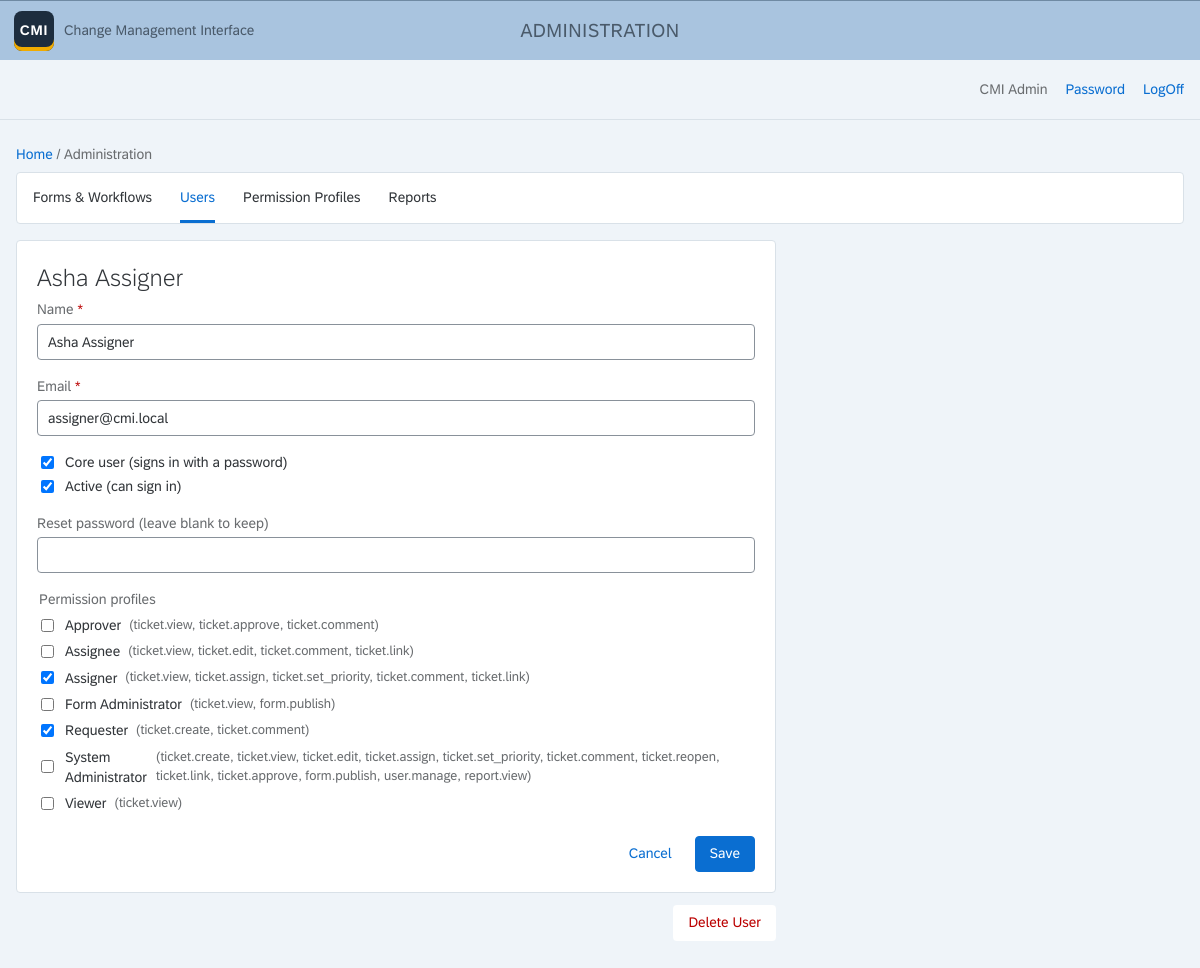
The app's page /admin/users/2 (signed in) with its own data.
### models.py (models this page shows)
class User(db.Model):
    id = db.Column(db.Integer, primary_key=True)
    email = db.Column(db.String(255), unique=True, nullable=False)
    name = db.Column(db.String(120), nullable=False)
    is_core = db.Column(db.Boolean, default=False, nullable=False)
    password_hash = db.Column(db.String(255))
    active = db.Column(db.Boolean, default=True, nullable=False)
    failed_logins = db.Column(db.Integer, default=0, nullable=False)
    locked_until = db.Column(db.DateTime)
    created_at = db.Column(db.DateTime, default=utcnow, nullable=False)
    deleted_at = db.Column(db.DateTime)  # soft delete: hidden everywhere; restore by clearing it (and setting active) in the DB
    profiles = db.relationship("PermissionProfile", secondary="user_profile", back_populates="users")
    @classmethod
    def live(cls):
        return cls.query.filter(cls.deleted_at.is_(None))
    def can(self, perm):
        return any(perm in p.permissions for p in self.profiles)

class PermissionProfile(db.Model):
    id = db.Column(db.Integer, primary_key=True)
    name = db.Column(db.String(80), unique=True, nullable=False)
    permissions = db.Column(db.JSON, default=list, nullable=False)
    users = db.relationship("User", secondary="user_profile", back_populates="profiles")

### admin.py (the view, shortened to what this page needs)
@bp.route("/users/new", methods=["GET", "POST"])
@bp.route("/users/<int:uid>", methods=["GET", "POST"])
def user_edit(uid=None):
    need("user.manage")
    u = User.live().filter_by(id=uid).first_or_404() if uid else User(is_core=True, active=True)
    profiles = PermissionProfile.query.order_by(PermissionProfile.name).all()
    return render_template("admin_user_edit.html", u=u, profiles=profiles)

### app.py (called while the page is built)
@app.before_request
def guard():
    if request.method == "POST":
        token = session.get("_csrf")
        if not token or not secrets.compare_digest(request.form.get("_csrf", ""), token):
            abort(400, "Form expired. Reload the page and try again.")
    g.user = db.session.get(User, session["uid"]) if "uid" in session else None
    if g.user and not g.user.active:
        session.clear()
        g.user = None
    if not g.user and request.endpoint not in PUBLIC_ENDPOINTS:
        return redirect(url_for("login"))

@app.after_request
def security_headers(resp):
    resp.headers.setdefault("Content-Security-Policy", "default-src 'self'; style-src 'self' 'unsafe-inline'; "
                            "img-src 'self' data:; frame-ancestors 'none'; form-action 'self'")
    resp.headers.setdefault("X-Content-Type-Options", "nosniff")
    resp.headers.setdefault("Referrer-Policy", "same-origin")
    return resp

@app.context_processor
def template_globals():
    if "_csrf" not in session:
        session["_csrf"] = secrets.token_urlsafe(32)
    return dict(csrf=session["_csrf"])

### core.py (called while the page is built)
def need(perm):
    if not g.user.can(perm):
        abort(403)

### templates/admin_user_edit.html (shortened to what this page needs)
{% extends "base.html" %}
{% block shell %}Administration{% endblock %}
{% block body %}
<main class="page">
  {% include "_admin_nav.html" %}
  <form class="panel pad narrow" method="post">
    <h1 class="title">{{ u.name if u.id else 'New Core User' }}</h1>
    <div class="field"><label for="name" class="req">Name</label><input id="name" name="name" value="{{ u.name or '' }}" maxlength="120" required></div>
    <div class="field"><label for="email" class="req">Email</label>
      <input id="email" name="email" type="email" value="{{ u.email or '' }}" {% if u.id %}disabled{% else %}required{% endif %}></div>
    <div class="field">
      <label class="check"><input type="checkbox" name="is_core" {% if u.is_core %}checked{% endif %}> Core user (signs in with a password)</label>
      {% if u.id %}<label class="check"><input type="checkbox" name="active" {% if u.active %}checked{% endif %}> Active (can sign in)</label>{% endif %}
    </div>
    <div class="field"><label for="password">{{ 'Reset password' if u.id else 'Password' }} (leave blank to {{ 'keep' if u.password_hash else 'generate one' }})</label>
      <input id="password" name="password" type="password" minlength="10" autocomplete="new-password"></div>
    <fieldset class="field">
      <legend>Permission profiles</legend>
      {% for p in profiles %}
      <label class="check"><input type="checkbox" name="profiles" value="{{ p.id }}" {% if p in u.profiles %}checked{% endif %}>
        {{ p.name }} <span class="muted small">({{ p.permissions|join(', ') or 'no permissions' }})</span></label>
      {% endfor %}
    </fieldset>
    <div class="actions">
      <a class="btn transparent" href="{{ url_for('admin.users') }}">Cancel</a>
      <button class="btn emph" type="submit">Save</button>
    </div>
  </form>
  {% if u.id and u.id != g.user.id %}
  <form class="narrow spaced actions" method="post" action="{{ url_for('admin.user_delete', uid=u.id) }}"
        data-confirm="Delete {{ u.name }}? They can no longer sign in and disappear from CMI; their past activity stays.">
    <button class="btn transparent reject" type="submit">Delete User</button>
  </form>
  {% endif %}
</main>
{% endblock %}

### templates/base.html (shortened to what this page needs)
<!doctype html>
<html lang="en">
<head>
<link rel="stylesheet" href="{{ url_for('static', filename='fiori.css') }}">
</head>
<body>
<header class="shell">
  <a class="logo" href="{{ url_for('home') }}"><b>CMI</b><span>Change Management Interface</span></a>
  <span class="shell-title">{% block shell %}{% endblock %}</span>
</header>
{% if g.user %}
<div class="subbar">
  <span class="user">{{ g.user.name }}</span>
  {% if g.user.is_core %}<a href="{{ url_for('account') }}">Password</a>{% endif %}
  <a href="{{ url_for('logout') }}">LogOff</a>
</div>
{% endif %}
{% block body %}{% endblock %}
</body>
</html>

### static/fiori.css (style rules this page uses)
:root { --shell: #a9c4df; --shell-text: #4a5a6a; --page: #eff4f9; --surface: #fff; --border: #d9e1e8; --rule: #c4cbd2; --text: #32363a; --muted: #6a6d70; --link: #0a6ed1; --brand: #0a6ed1; --brand-hover: #085caf; --positive: #107e3e; --negative: #bb0000; --critical: #e9730c; --info: #0a6ed1; --neutral: #6a6d70; }
* { box-sizing: border-box; }
body { margin: 0; font: 400 14px/1.45 "72", "72full", Arial, Helvetica, sans-serif; color: var(--text); background: var(--page); }
a { color: var(--link); text-decoration: none; }
.shell { height: 60px; display: grid; grid-template-columns: 1fr auto 1fr; align-items: center; padding: 0 14px; background: var(--shell); border-top: 1px solid #6f8aa3; }
.shell-title { color: var(--shell-text); font-size: 19px; letter-spacing: .02em; text-transform: uppercase; }
.logo { justify-self: start; display: inline-flex; align-items: center; gap: 10px; color: var(--shell-text); font-size: 14px; }
.logo b { display: grid; place-items: center; width: 40px; height: 40px; border-radius: 8px; background: #1d2d3e; color: #fff; font-size: 14px; letter-spacing: .06em; box-shadow: inset 0 -4px 0 #f0ab00; }
.subbar { height: 60px; display: flex; justify-content: flex-end; align-items: center; gap: 18px; padding: 0 16px; border-bottom: 1px solid var(--border); }
.subbar .user { color: var(--muted); }
.page { padding: 24px 16px 96px; }
.title { font-size: 24px; font-weight: 300; margin: 0 0 4px; }
.panel { background: var(--surface); border: 1px solid var(--border); border-radius: 4px; }
.btn { font: inherit; height: 36px; padding: 0 14px; border-radius: 4px; cursor: pointer; border: 1px solid var(--brand); background: var(--surface); color: var(--brand); }
.btn.emph { background: var(--brand); color: #fff; }
.btn.reject { border-color: var(--negative); color: var(--negative); }
.btn.transparent { border-color: transparent; }
label { display: block; color: var(--muted); font-size: 14px; margin-bottom: 4px; }
input, select, textarea { font: inherit; color: var(--text); width: 100%; height: 36px; padding: 0 10px; border: 1px solid #89919a; border-radius: 4px; background: var(--surface); }
.field { margin-bottom: 16px; }
.req::after { content: " *"; color: var(--negative); }
.check { display: flex; gap: 8px; align-items: center; color: var(--text); }
.check input { width: auto; height: auto; }
.pad { padding: 20px; }
.narrow { max-width: 760px; }
.actions { display: flex; gap: 8px; justify-content: flex-end; margin-top: 8px; }
.muted { color: var(--muted); }
a.btn { display: inline-flex; align-items: center; text-decoration: none; }
.spaced { margin-top: 12px; }
.small { font-size: 13px; }
fieldset { border: 0; padding: 0; margin: 0 0 16px; }
legend { color: var(--muted); margin-bottom: 6px; }
fieldset .check { margin-bottom: 6px; }

### records on screen
User: user.name "CMI Admin"
User: name "Asha Assigner", email "assigner@cmi.local", is_core "☑", active "☑", password_hash "keep"
PermissionProfile: name "Approver", permissions "ticket.view, ticket.approve, ticket.comment"
PermissionProfile: name "Assignee", permissions "ticket.view, ticket.edit, ticket.comment, ticket.link"
PermissionProfile: name "Assigner", permissions "ticket.view, ticket.assign, ticket.set_priority, ticket.comment, ticket.link"
PermissionProfile: name "Form Administrator", permissions "ticket.view, form.publish"
PermissionProfile: name "Requester", permissions "ticket.create, ticket.comment"
PermissionProfile: name "System Administrator", permissions "ticket.create, ticket.view, ticket.edit, ticket.assign, ticket.set_priority, ticket.comment, ticket.reopen, ticket.link, ticket.approve, form.publish, user.manage, report.view"
PermissionProfile: name "Viewer", permissions "ticket.view"

### other values on screen
{{ 'Reset password' if u.id else 'Password' }} "Reset password"
